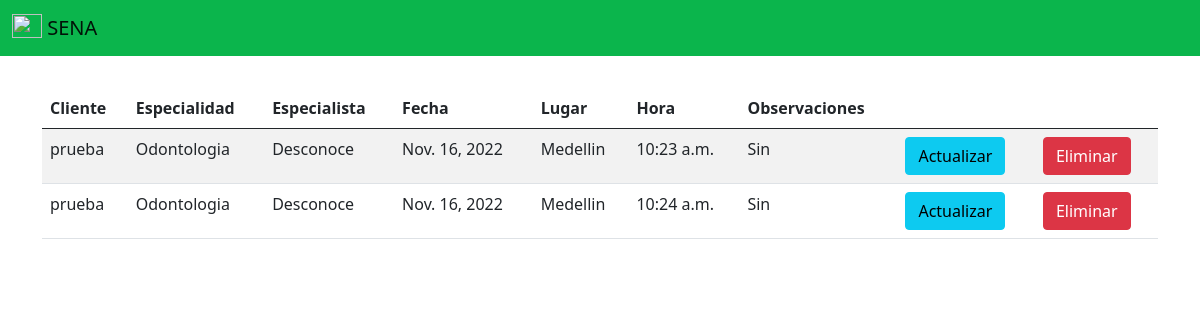
Page /verCitas/ on the committed database.
### ejemplo/models.py (models this page shows, shortened)
class Citas (models.Model):
    cliente = models.ForeignKey(cliente, on_delete=models.PROTECT)
    especialidad = models.CharField(null=False,max_length=15)
    especialista = models.CharField(null=False,max_length=15,default='Desconoce')
    fecha = models.DateField(null=False)
    lugar = models.CharField(null=False,max_length=15)
    hora = models.TimeField()
    observaciones = models.CharField(null=False, max_length=40)

class cliente (models.Model):
    documento = models.IntegerField(primary_key=True)
    nombre = models.CharField(max_length=50)
    apellido = models.CharField(null=False,max_length=50)
    edad = models.PositiveSmallIntegerField(null=False)
    email = models.EmailField(blank=False,null=False)
    ciudad =models.CharField (max_length=30,null=False)
    genero = models.CharField (max_length=12,null=False)
    telefono = models.IntegerField (null=False)
    fechanacimiento =models.DateField(null=False)
    estadocivil = models.CharField(max_length=20,null=False)
    def __str__(self):
        return self.nombre

### ejemplo/views.py (the view)
# urls.py: path('verCitas/',views.verCitas,name='verCitas'),
def verCitas(request):
    citas = Citas.objects.all()
    return render(request,'verCitas.html',{'citas':citas})

### ejemplo/templates/verCitas.html (shortened to what this page needs)
{% extends "base.html" %}
{% block body %}
<table class="table table-striped">
    <thead>
        <tr>
            <th>Cliente</th>
            <th>Especialidad</th>
            <th>Especialista</th>
            <th>Fecha</th>
            <th>Lugar</th>
            <th>Hora</th>
            <th>Observaciones</th>
            <th></th>
            <th></th>
        </tr>
    </thead>
    <tbody>
        {% for c in citas %}
        <tr>
            <td>{{ c.cliente }}</td>
            <td>{{ c.especialidad }}</td>
            <td>{{ c.especialista }}</td>
            <td>{{ c.fecha }}</td>
            <td>{{ c.lugar }}</td>
            <td>{{ c.hora }}</td>
            <td>{{ c.observaciones }}</td>
            <td> <a href="{% url 'actualizarCitas' id=c.id %}" class="btn btn-info ">Actualizar</a></td>
            <td> <a href="{% url 'eliminarCita' id=c.id %}" class="btn btn-danger ">Eliminar</a></td>
        </tr>
        {% endfor %}
    </tbody>
</table>
{% endblock  %}

### ejemplo/templates/base.html (shortened to what this page needs)
{% load static %}
<!DOCTYPE html>
<html lang="en">
<head>
    <link href="https://cdn.jsdelivr.net/npm/bootstrap@5.0.2/dist/css/bootstrap.min.css" rel="stylesheet">
</head>
<body>
    <nav class="navbar navbar-light" style="background-color: #0bb54c;">
        <div class="container-fluid">
          <a class="navbar-brand" href="#">
            <img src="/docs/5.0/assets/brand/bootstrap-logo.svg" alt="" width="30" height="24" class="d-inline-block align-text-top">
          SENA
          </a>
        </div>
      </nav>
    <div class="container py-4 ">
{% block body %}
{% endblock %}
    </div>
  </body>
</html>

### rows in the picture
Citas: cliente "prueba", especialidad "Odontologia", especialista "Desconoce", fecha "Nov. 16, 2022", lugar "Medellin", hora "10:23 a.m.", observaciones "Sin"
Citas: cliente "prueba", especialidad "Odontologia", especialista "Desconoce", fecha "Nov. 16, 2022", lugar "Medellin", hora "10:24 a.m.", observaciones "Sin"
